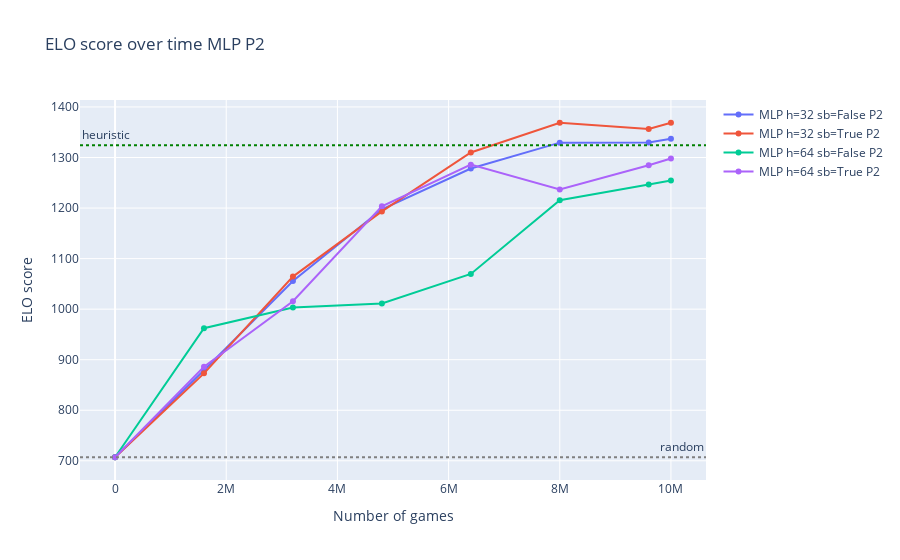
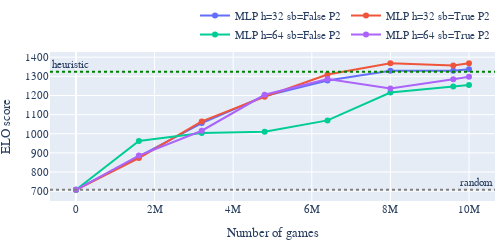
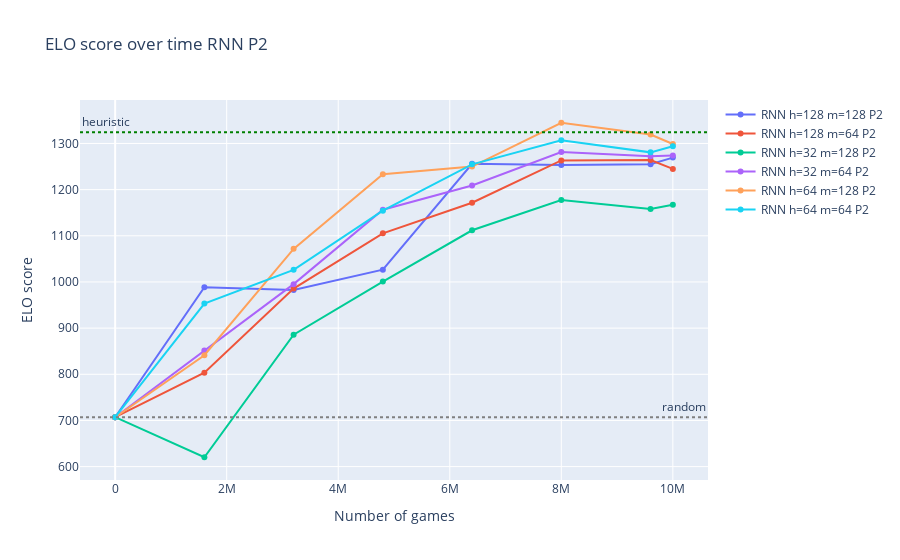
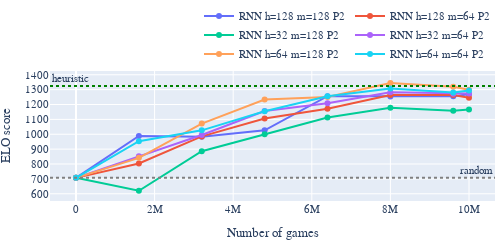

Notebook source saved alongside these figures, in order:
### Code cell
fig_nn_p2 = go.Figure()
fig_nn_p1 = go.Figure()
fig_rnn_p2 = go.Figure()
fig_rnn_p1 = go.Figure()
for name, group in elos_named.groupby('model_bad_name'):
    group.loc[-1] = [1000000, 707.035640, 'random', 0]
    group = group.sort_values(by=['step'])

    if 'RNN' in name and 'P1' in name:
        fig = fig_rnn_p1
    elif 'RNN' in name and 'P2' in name:
        fig = fig_rnn_p2
    elif 'NN' in name and 'P1' in name:
        fig = fig_nn_p1
    elif 'NN' in name and 'P2' in name:
        fig = fig_nn_p2
   
    if name == 'random' or name == 'heuristic':
        continue

    display_name = name
    if 'RNN' not in display_name:
        display_name = display_name.replace('NN', 'MLP')
        display_name = display_name.replace('sample_batch', 'sb')
  
    fig.add_trace(go.Scatter(x=group['step']/8, y=group['elo'], name=display_name))
   

fig_nn_p2.add_hline(y=707.035640, line_dash="dot", line_color="gray", annotation_text='random')
fig_nn_p2.add_hline(y=1324.405769	, line_dash="dot", line_color="green", annotation_text='heuristic', annotation_position="top left")
fig_nn_p2.update_layout(title=f'ELO score over time MLP P2', xaxis_title='Number of games', yaxis_title='ELO score')
fig_nn_p2.show()
save_fig(fig_nn_p2, 'nocom_elo_mlp_p2')

fig_rnn_p2.add_hline(y=707.035640, line_dash="dot", line_color="gray", annotation_text='random')
fig_rnn_p2.add_hline(y=1324.405769	, line_dash="dot", line_color="green", annotation_text='heuristic', annotation_position="top left")
fig_rnn_p2.update_layout(title=f'ELO score over time RNN P2', xaxis_title='Number of games', yaxis_title='ELO score')
fig_rnn_p2.show()
save_fig(fig_rnn_p2, 'nocom_elo_rnn_p2')

fig_nn_p1.add_hline(y=707.035640, line_dash="dot", line_color="gray", annotation_text='random')
fig_nn_p1.add_hline(y=1324.405769	, line_dash="dot", line_color="green", annotation_text='heuristic', annotation_position="top left")
fig_nn_p1.update_layout(title=f'ELO score over time MLP P1', xaxis_title='Number of games', yaxis_title='ELO score')
fig_nn_p1.show()
save_fig(fig_nn_p1, 'nocom_elo_mlp_p1')

fig_rnn_p1.add_hline(y=707.035640, line_dash="dot", line_color="gray", annotation_text='random')
fig_rnn_p1.add_hline(y=1324.405769	, line_dash="dot", line_color="green", annotation_text='heuristic', annotation_position="top left")
fig_rnn_p1.update_layout(title=f'ELO score over time MLP P1', xaxis_title='Number of games', yaxis_title='ELO score')
fig_rnn_p1.show()
save_fig(fig_rnn_p1, 'nocom_elo_rnn_p1')

### Figure 1 — Plotly figure (JSON) as saved in the notebook; plotly's stock layout.template omitted (floating-point values rounded to 4 significant figures)
{"data": [{"name": "MLP h=32 sb=False P2", "type": "scatter", "x": [0, 1600000, 3200000, 4800000, 6400000, 8000000, 9600000, 10000000], "y": [707.0, 879.1, 1056.0, 1198.0, 1278.0, 1329.0, 1330.0, 1337.0]}, {"name": "MLP h=32 sb=True P2", "type": "scatter", "x": [0, 1600000, 3200000, 4800000, 6400000, 8000000, 9600000, 10000000], "y": [707.0, 873.0, 1064.0, 1193.0, 1310.0, 1369.0, 1356.0, 1369.0]}, {"name": "MLP h=64 sb=False P2", "type": "scatter", "x": [0, 1600000, 3200000, 4800000, 6400000, 8000000, 9600000, 10000000], "y": [707.0, 962.2, 1003.0, 1011.0, 1070.0, 1215.0, 1247.0, 1254.0]}, {"name": "MLP h=64 sb=True P2", "type": "scatter", "x": [0, 1600000, 3200000, 4800000, 6400000, 8000000, 9600000, 10000000], "y": [707.0, 886.0, 1016.0, 1204.0, 1286.0, 1237.0, 1285.0, 1298.0]}], "layout": {"annotations": [{"showarrow": false, "text": "random", "x": 1, "xanchor": "right", "xref": "x domain", "y": 707.0, "yanchor": "bottom", "yref": "y"}, {"showarrow": false, "text": "heuristic", "x": 0, "xanchor": "left", "xref": "x domain", "y": 1324.0, "yanchor": "bottom", "yref": "y"}], "shapes": [{"line": {"color": "gray", "dash": "dot"}, "type": "line", "x0": 0, "x1": 1, "xref": "x domain", "y0": 707.0, "y1": 707.0, "yref": "y"}, {"line": {"color": "green", "dash": "dot"}, "type": "line", "x0": 0, "x1": 1, "xref": "x domain", "y0": 1324.0, "y1": 1324.0, "yref": "y"}], "title": {"text": "ELO score over time MLP P2"}, "xaxis": {"title": {"text": "Number of games"}}, "yaxis": {"title": {"text": "ELO score"}}}}

### Figure 2 — Plotly figure (JSON) as saved in the notebook; plotly's stock layout.template omitted (floating-point values rounded to 4 significant figures)
{"data": [{"name": "MLP h=32 sb=False P2", "type": "scatter", "x": [0, 1600000, 3200000, 4800000, 6400000, 8000000, 9600000, 10000000], "y": [707.0, 879.1, 1056.0, 1198.0, 1278.0, 1329.0, 1330.0, 1337.0]}, {"name": "MLP h=32 sb=True P2", "type": "scatter", "x": [0, 1600000, 3200000, 4800000, 6400000, 8000000, 9600000, 10000000], "y": [707.0, 873.0, 1064.0, 1193.0, 1310.0, 1369.0, 1356.0, 1369.0]}, {"name": "MLP h=64 sb=False P2", "type": "scatter", "x": [0, 1600000, 3200000, 4800000, 6400000, 8000000, 9600000, 10000000], "y": [707.0, 962.2, 1003.0, 1011.0, 1070.0, 1215.0, 1247.0, 1254.0]}, {"name": "MLP h=64 sb=True P2", "type": "scatter", "x": [0, 1600000, 3200000, 4800000, 6400000, 8000000, 9600000, 10000000], "y": [707.0, 886.0, 1016.0, 1204.0, 1286.0, 1237.0, 1285.0, 1298.0]}], "layout": {"annotations": [{"showarrow": false, "text": "random", "x": 1, "xanchor": "right", "xref": "x domain", "y": 707.0, "yanchor": "bottom", "yref": "y"}, {"showarrow": false, "text": "heuristic", "x": 0, "xanchor": "left", "xref": "x domain", "y": 1324.0, "yanchor": "bottom", "yref": "y"}], "font": {"family": "Serif", "size": 11}, "height": 220, "legend": {"orientation": "h", "title": {"text": ""}, "x": 1, "xanchor": "right", "y": 1.02, "yanchor": "bottom"}, "margin": {"b": 1, "l": 5, "r": 5, "t": 1}, "shapes": [{"line": {"color": "gray", "dash": "dot"}, "type": "line", "x0": 0, "x1": 1, "xref": "x domain", "y0": 707.0, "y1": 707.0, "yref": "y"}, {"line": {"color": "green", "dash": "dot"}, "type": "line", "x0": 0, "x1": 1, "xref": "x domain", "y0": 1324.0, "y1": 1324.0, "yref": "y"}], "showlegend": true, "title": {"text": ""}, "width": 500, "xaxis": {"title": {"text": "Number of games"}}, "yaxis": {"nticks": 12, "title": {"text": "ELO score"}}}}

### Figure 3 — Plotly figure (JSON) as saved in the notebook; plotly's stock layout.template omitted (floating-point values rounded to 4 significant figures)
{"data": [{"name": "RNN h=128 m=128 P2", "type": "scatter", "x": [0, 1600000, 3200000, 4800000, 6400000, 8000016, 9600016, 10000016], "y": [707.0, 988.5, 982.5, 1027.0, 1256.0, 1253.0, 1255.0, 1269.0]}, {"name": "RNN h=128 m=64 P2", "type": "scatter", "x": [0, 1600000, 3200000, 4800000, 6400000, 8000000, 9600000, 10000000], "y": [707.0, 803.4, 985.8, 1105.0, 1172.0, 1263.0, 1264.0, 1245.0]}, {"name": "RNN h=32 m=128 P2", "type": "scatter", "x": [0, 1600000, 3200000, 4800000, 6400000, 8000000, 9600000, 10000000], "y": [707.0, 620.3, 885.9, 1001.0, 1112.0, 1177.0, 1158.0, 1167.0]}, {"name": "RNN h=32 m=64 P2", "type": "scatter", "x": [0, 1600000, 3200000, 4800000, 6400000, 8000000, 9600000, 10000000], "y": [707.0, 851.6, 995.3, 1157.0, 1209.0, 1282.0, 1273.0, 1274.0]}, {"name": "RNN h=64 m=128 P2", "type": "scatter", "x": [0, 1600000, 3200000, 4800000, 6400000, 8000000, 9600000, 10000000], "y": [707.0, 841.3, 1072.0, 1233.0, 1250.0, 1345.0, 1319.0, 1299.0]}, {"name": "RNN h=64 m=64 P2", "type": "scatter", "x": [0, 1600000, 3200000, 4800000, 6400000, 8000000, 9600000, 10000000], "y": [707.0, 953.3, 1026.0, 1155.0, 1255.0, 1307.0, 1281.0, 1294.0]}], "layout": {"annotations": [{"showarrow": false, "text": "random", "x": 1, "xanchor": "right", "xref": "x domain", "y": 707.0, "yanchor": "bottom", "yref": "y"}, {"showarrow": false, "text": "heuristic", "x": 0, "xanchor": "left", "xref": "x domain", "y": 1324.0, "yanchor": "bottom", "yref": "y"}], "shapes": [{"line": {"color": "gray", "dash": "dot"}, "type": "line", "x0": 0, "x1": 1, "xref": "x domain", "y0": 707.0, "y1": 707.0, "yref": "y"}, {"line": {"color": "green", "dash": "dot"}, "type": "line", "x0": 0, "x1": 1, "xref": "x domain", "y0": 1324.0, "y1": 1324.0, "yref": "y"}], "title": {"text": "ELO score over time RNN P2"}, "xaxis": {"title": {"text": "Number of games"}}, "yaxis": {"title": {"text": "ELO score"}}}}

### Figure 4 — Plotly figure (JSON) as saved in the notebook; plotly's stock layout.template omitted (floating-point values rounded to 4 significant figures)
{"data": [{"name": "RNN h=128 m=128 P2", "type": "scatter", "x": [0, 1600000, 3200000, 4800000, 6400000, 8000016, 9600016, 10000016], "y": [707.0, 988.5, 982.5, 1027.0, 1256.0, 1253.0, 1255.0, 1269.0]}, {"name": "RNN h=128 m=64 P2", "type": "scatter", "x": [0, 1600000, 3200000, 4800000, 6400000, 8000000, 9600000, 10000000], "y": [707.0, 803.4, 985.8, 1105.0, 1172.0, 1263.0, 1264.0, 1245.0]}, {"name": "RNN h=32 m=128 P2", "type": "scatter", "x": [0, 1600000, 3200000, 4800000, 6400000, 8000000, 9600000, 10000000], "y": [707.0, 620.3, 885.9, 1001.0, 1112.0, 1177.0, 1158.0, 1167.0]}, {"name": "RNN h=32 m=64 P2", "type": "scatter", "x": [0, 1600000, 3200000, 4800000, 6400000, 8000000, 9600000, 10000000], "y": [707.0, 851.6, 995.3, 1157.0, 1209.0, 1282.0, 1273.0, 1274.0]}, {"name": "RNN h=64 m=128 P2", "type": "scatter", "x": [0, 1600000, 3200000, 4800000, 6400000, 8000000, 9600000, 10000000], "y": [707.0, 841.3, 1072.0, 1233.0, 1250.0, 1345.0, 1319.0, 1299.0]}, {"name": "RNN h=64 m=64 P2", "type": "scatter", "x": [0, 1600000, 3200000, 4800000, 6400000, 8000000, 9600000, 10000000], "y": [707.0, 953.3, 1026.0, 1155.0, 1255.0, 1307.0, 1281.0, 1294.0]}], "layout": {"annotations": [{"showarrow": false, "text": "random", "x": 1, "xanchor": "right", "xref": "x domain", "y": 707.0, "yanchor": "bottom", "yref": "y"}, {"showarrow": false, "text": "heuristic", "x": 0, "xanchor": "left", "xref": "x domain", "y": 1324.0, "yanchor": "bottom", "yref": "y"}], "font": {"family": "Serif", "size": 11}, "height": 220, "legend": {"orientation": "h", "title": {"text": ""}, "x": 1, "xanchor": "right", "y": 1.02, "yanchor": "bottom"}, "margin": {"b": 1, "l": 5, "r": 5, "t": 1}, "shapes": [{"line": {"color": "gray", "dash": "dot"}, "type": "line", "x0": 0, "x1": 1, "xref": "x domain", "y0": 707.0, "y1": 707.0, "yref": "y"}, {"line": {"color": "green", "dash": "dot"}, "type": "line", "x0": 0, "x1": 1, "xref": "x domain", "y0": 1324.0, "y1": 1324.0, "yref": "y"}], "showlegend": true, "title": {"text": ""}, "width": 500, "xaxis": {"title": {"text": "Number of games"}}, "yaxis": {"nticks": 12, "title": {"text": "ELO score"}}}}
